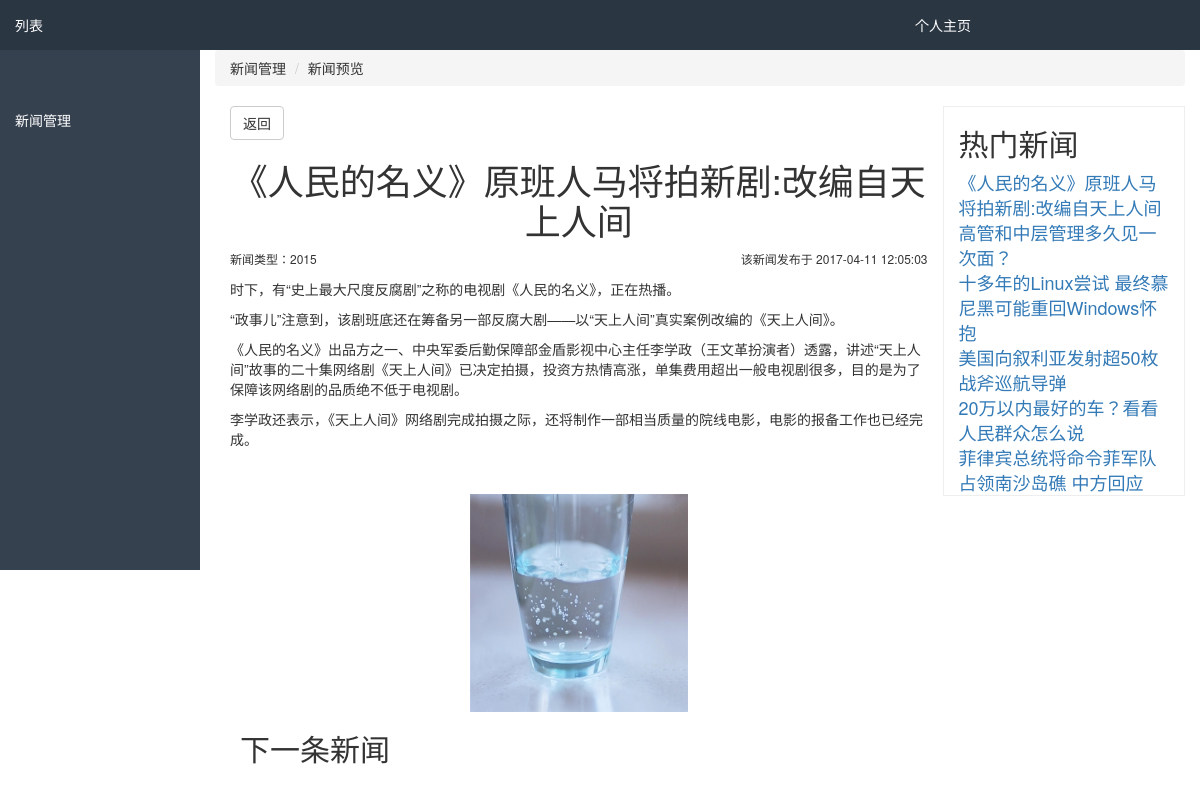
The page /?a=news_preview&id=15 on the database its author committed.
### tables this page shows
CREATE TABLE `news` (
  `id` int(11) NOT NULL,
  `news_title` varchar(255) NOT NULL,
  `news_content` text NOT NULL,
  `news_cate` int(11) NOT NULL,
  `thumb` varchar(255) DEFAULT NULL,
  `create_time` int(11) NOT NULL,
  `view_count` int(11) NOT NULL DEFAULT '0'
);

### core/View.class.php (called while the page is built, shortened)
<?php
class View
{
	function assign($action,$arr='',$arr_page=''){
		include_once ROOT_PATH.'/Views/header.php';
		include_once ROOT_PATH.'/Views/'.$action.'.php';
	}
}
?>

### Controllers/NewsControl.php (called while the page is built, shortened)
<?php
class NewsControl extends Controller
{
		function news_preview(){
				$mysql=$this->LoadModel('news');
				$id=$_GET['id'];
				$news=$mysql->select_one("where id=$id");
				$arr=[];
				$next=$mysql->select_one("where id>$id limit 1");
				$arr['next']=$next;
				$hot=$mysql->selects("ORDER BY view_count DESC limit 10");
				$arr['hot']=$hot;
				$this->view->assign('news_preview',$news,$arr);
		}
}
?>

### core/Controller.class.php (called while the page is built, shortened)
<?php
class Controller
{
	function run(){
		$this->action=$_REQUEST['a'];
		$control_class=new $control();
		$action=&$this->action;
		$control_class->$action();
	}
	public function loadModel($modelName)
	{
		$model=ucfirst($modelName.'Model');
		$mysql=new $model();
		return $mysql;
	}
}
?>

### index.php (called while the page is built, shortened)
<?php
$controller=new controller();
$controller->run();
?>

### core/Model.class.php (called while the page is built, shortened)
<?php
class Model
{
	function __construct()
	{
				global $conf;
				$db_driver=$conf['db_driver'];
				$host=$conf['host'];
				$db_name=$conf['db_name'];
		try{
				$this->pdo= new PDO("$db_driver:host=$host;dbname=$db_name;charset=utf8",$conf['user'],$conf['db_pwd']);
			}catch(PDOException $e){
				echo  $e->getMessage();
			}
	}
}
?>

### core/config.php (called while the page is built)
<?php
$conf = array(
	'host' =>'localhost' ,
	'db_driver' =>'mysql' ,
	'db_name' =>'dongjing' ,
	'user' =>'root' ,
	'db_pdw' =>'' ,
	'db_pdw' =>'' ,
	'default_c'=>'news',
	'default_a'=>'index',
	);
?>

### models/NewsModel.php (called while the page is built, shortened)
<?php
class NewsModel extends Model
{
	function select_one($where){
		$res=$this->pdo->prepare("select * from news $where");
		$res->execute();
		if ($this->pdo->errorCode!=00000) {
				echo $this->pdo->errorInfo()['2'];
		}else{
			return $news=$res->fetch();
		}
	}
	function selects($where){
		$res=$this->pdo->prepare("select * from news $where");
		$res->execute();
		if ($this->pdo->errorCode!=00000) {
				echo $this->pdo->errorInfo()['2'];
		}else{
			return $news=$res->fetchAll();
		}
	}
}
?>

### Views/news_preview.php (the view, shortened to what this page needs)
<div class="col-lg-10">
		<ol class="breadcrumb">
			<li>新闻管理</li>
			<li>新闻预览</li>
		</ol>
		<div class="preview">
			<div class="col-lg-9">
				<a href="javascript:history.back(1)" class="btn btn-default">返回</a><p></p>
			<h1><?php echo $arr['news_title']; ?></h1>
			<div class="tip"><span class="news_cate">新闻类型：<?php echo $arr['news_cate']; ?></span><span class="create_time">该新闻发布于 <?php echo date('Y-m-d h:i:s',$arr['create_time']); ?></span></div>
			<p><?php echo $arr['news_content']; ?></p>
			<div class="img_box"><img src="<?php echo $arr['thumb']?>"></div>
			<div class="next">
				<h2>下一条新闻</h2>
			</div>
			</div>
			<div class="col-lg-3 hot_news">
				<h2>热门新闻</h2>
				<?php
				foreach ($arr_page['hot'] as $key => $value) {
					?>
					<a href="?a=news_preview&id=<?php echo $value['id'];?>"><?php echo $value['news_title'] ?> </a>
					<?php
				}
				?>
			</div>
		</div>
</div>
<?
include(ROOT_PATH.'/Views/footer.php');
?>

### public/css/common.css (style rules this page uses)
ul,li { list-style: none;padding: 0; }
.preview h1 { text-align: center; }
.preview .img_box { margin: 15px auto; text-align: center; }
.preview .tip .create_time { float: right; }
.preview .tip { font-size: 12px; height: 20px; line-height: 20px; }
.preview .next { margin: 20px 10px; }
.preview .hot_news { border: 1px #eee solid; }
.preview .hot_news a { display: block; font-size: 18px; line-height: 25px; }

### rows shown on the page
news: news_title "《人民的名义》原班人马将拍新剧:改编自天上人间", news_cate "2015", create_time "2017-04-11 12:05:03", news_content "时下，有“史上最大尺度反腐剧”之称的电视剧《人民的名义》，正在热播。 “政事儿”注意到，该剧班底还在筹备另一部反腐大剧——以“天上人间”真实案例改编的《天上人间》。 《人民的名义》出品方之一、中央军委后勤保障部金盾影视中心主任李学政（王文革扮演者）透露，讲述“天上人间”故事的二十集网络剧《天上人间》已决定拍摄，投资方热情高涨，单集费用超出一般电视剧很多，目的是为了保障该网络剧的品质绝不低于电视剧。 李学政还表示，《天上人间》网络剧完成拍摄之际，还将制作一部相当质量的院线电影，电影的报备工作也已经完成。", thumb (picture)
news: news_title "高管和中层管理多久见一次面？"
news: news_title "十多年的Linux尝试 最终慕尼黑可能重回Windows怀抱"
news: news_title "美国向叙利亚发射超50枚战斧巡航导弹"
news: news_title "20万以内最好的车？看看人民群众怎么说"
news: news_title "菲律宾总统将命令菲军队占领南沙岛礁 中方回应"
